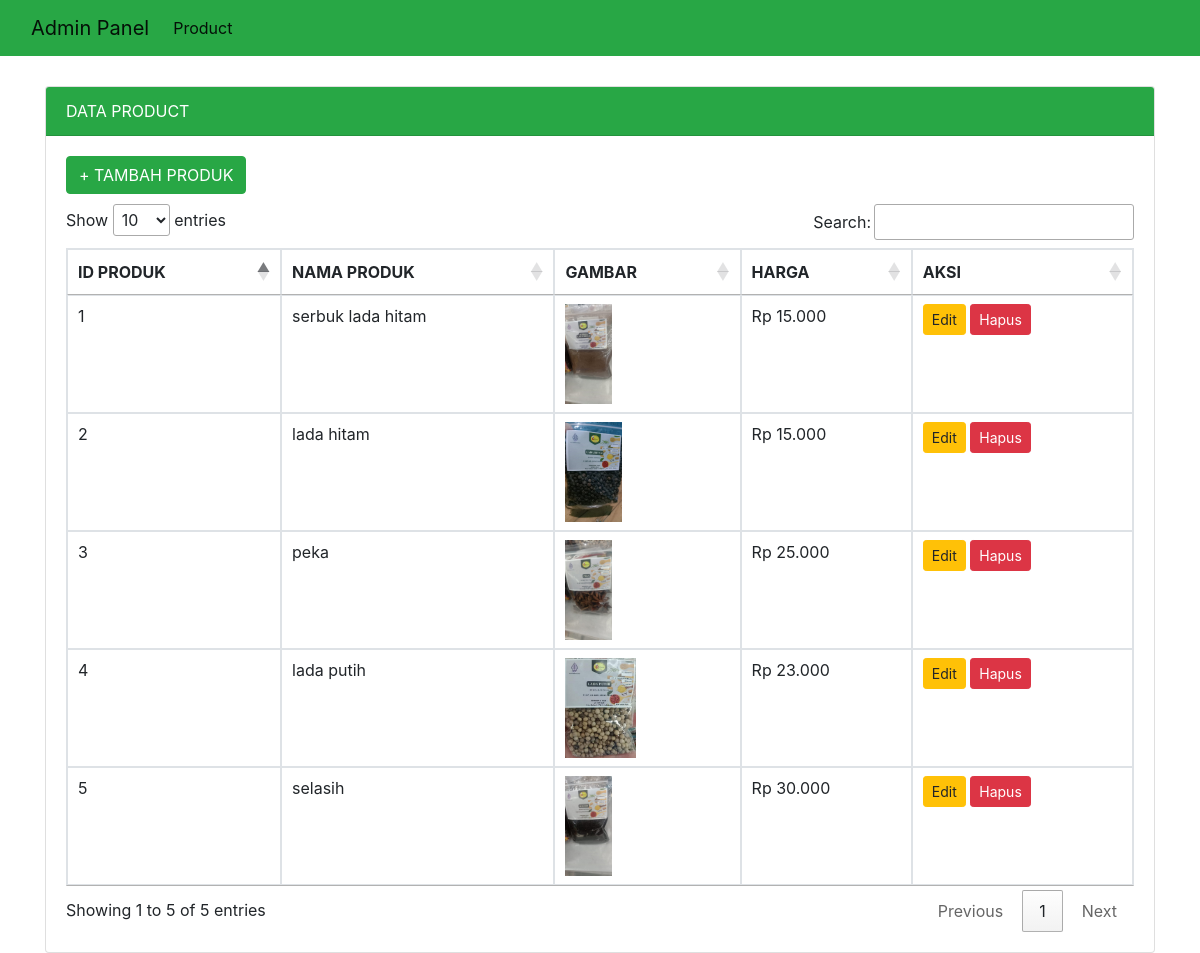
The app's page /admin/index.php with its own data.
### tables this page shows
CREATE TABLE `produk` (
  `id_produk` int(11) NOT NULL,
  `nama_produk` varchar(100) NOT NULL,
  `harga` int(11) NOT NULL,
  `gambar` varchar(255) NOT NULL
);

### admin/index.php (the view, shortened to what this page needs)
<!doctype html>
<html lang="en">
  <head>
    <link rel="stylesheet" href="https://stackpath.bootstrapcdn.com/bootstrap/4.4.1/css/bootstrap.min.css">
    <link rel="stylesheet" href="//cdn.datatables.net/1.10.20/css/jquery.dataTables.min.css">
  </head>
  <body>
  <nav class="navbar navbar-expand-lg navbar-light bg-success">
  <div class="container-fluid">
    <a class="navbar-brand" href="#">Admin Panel</a>
    <div class="collapse navbar-collapse" id="navbarNavAltMarkup">
    <ul class="navbar-nav ms-auto 2">
      <div class="navbar-nav">
        <a class="nav-link  active" aria-current="page" href="../user/index.php">Product</a>
    </div>
  </div>
</nav>
    <div class="container" style="margin-top: 30px">
      <div class="row">
        <div class="col-md-12">
          <div class="card">
          <div class="card-header bg-success text-white">
              DATA PRODUCT
            </div>
            <div class="card-body">
              <a href="tambahproduk.php" class="btn btn-md btn-success" style="margin-bottom: 10px">+ TAMBAH PRODUK</a>
              <table class="table table-bordered" id="myTable">
                <thead>
                  <tr>
                    <th scope="col">ID PRODUK</th>
                    <th scope="col">NAMA PRODUK</th>
                    <th scope="col">GAMBAR</th>
                    <th scope="col">HARGA</th>
                    <th scope="col">AKSI</th>
                  </tr>
                </thead>
                <tbody>
                  <?php
                      include('koneksi.php');
                      $no = 1;
                      $query = mysqli_query($conn,"SELECT * FROM produk");
                      while($row = mysqli_fetch_array($query)){
                  ?>
                  <tr>
                      <td><?php echo $no++ ?></td>
                      <td><?php echo $row['nama_produk'] ?></td>
                      <td><img src="images/<?= $row["gambar"]; ?>" height="100"></td>
                      <td>Rp <?php echo number_format($row['harga'], 0, ',', '.'); ?></td>
                      <td>
								      <a href="edit.php?id_produk=<?= $row['id_produk']; ?>" class="btn btn-sm btn-warning">Edit</a>
								      <a href="hapus.php?id_produk=<?= $row['id_produk']; ?>" class="btn btn-sm btn-danger" onclick="return confirm('apakah yakin data akan dihapus?');">Hapus</a>
						      </td>
					      </tr>
                <?php } ?>
                </tbody>
              </table>
            </div>
          </div>
      </div>
    </div>
  </body>
</html>

### records on screen
produk: nama_produk "serbuk lada hitam", gambar (picture), harga "15.000"
produk: nama_produk "lada hitam", gambar (picture), harga "15.000"
produk: nama_produk "peka", gambar (picture), harga "25.000"
produk: nama_produk "lada putih", gambar (picture), harga "23.000"
produk: nama_produk "selasih", gambar (picture), harga "30.000"
